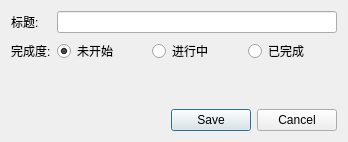
<?xml version="1.0" encoding="UTF-8"?>
<ui version="4.0">
 <class>SimpleTodoEditor</class>
 <widget class="QDialog" name="SimpleTodoEditor">
  <property name="geometry">
   <rect>
    <x>0</x>
    <y>0</y>
    <width>348</width>
    <height>142</height>
   </rect>
  </property>
  <property name="windowTitle">
   <string>编辑待办事项</string>
  </property>
  <layout class="QVBoxLayout" name="verticalLayout">
   <item>
    <layout class="QFormLayout" name="formLayout">
     <property name="fieldGrowthPolicy">
      <enum>QFormLayout::AllNonFixedFieldsGrow</enum>
     </property>
     <item row="0" column="0">
      <widget class="QLabel" name="label">
       <property name="text">
        <string>标题:</string>
       </property>
      </widget>
     </item>
     <item row="0" column="1">
      <widget class="QLineEdit" name="txtSubject"/>
     </item>
     <item row="1" column="0">
      <widget class="QLabel" name="label_2">
       <property name="text">
        <string>完成度:</string>
       </property>
      </widget>
     </item>
     <item row="1" column="1">
      <layout class="QHBoxLayout" name="horizontalLayout">
       <item>
        <widget class="QRadioButton" name="rdoUnfinished">
         <property name="text">
          <string>未开始</string>
         </property>
         <property name="checked">
          <bool>true</bool>
         </property>
        </widget>
       </item>
       <item>
        <widget class="QRadioButton" name="rdoProcessing">
         <property name="text">
          <string>进行中</string>
         </property>
        </widget>
       </item>
       <item>
        <widget class="QRadioButton" name="rdoFinished">
         <property name="text">
          <string>已完成</string>
         </property>
        </widget>
       </item>
      </layout>
     </item>
    </layout>
   </item>
   <item>
    <widget class="QDialogButtonBox" name="buttonBox">
     <property name="standardButtons">
      <set>QDialogButtonBox::Cancel|QDialogButtonBox::Save</set>
     </property>
    </widget>
   </item>
  </layout>
 </widget>
 <resources/>
 <connections>
  <connection>
   <sender>buttonBox</sender>
   <signal>accepted()</signal>
   <receiver>SimpleTodoEditor</receiver>
   <slot>accept()</slot>
   <hints>
    <hint type="sourcelabel">
     <x>173</x>
     <y>120</y>
    </hint>
    <hint type="destinationlabel">
     <x>173</x>
     <y>70</y>
    </hint>
   </hints>
  </connection>
  <connection>
   <sender>buttonBox</sender>
   <signal>rejected()</signal>
   <receiver>SimpleTodoEditor</receiver>
   <slot>reject()</slot>
   <hints>
    <hint type="sourcelabel">
     <x>173</x>
     <y>120</y>
    </hint>
    <hint type="destinationlabel">
     <x>173</x>
     <y>70</y>
    </hint>
   </hints>
  </connection>
 </connections>
</ui>
